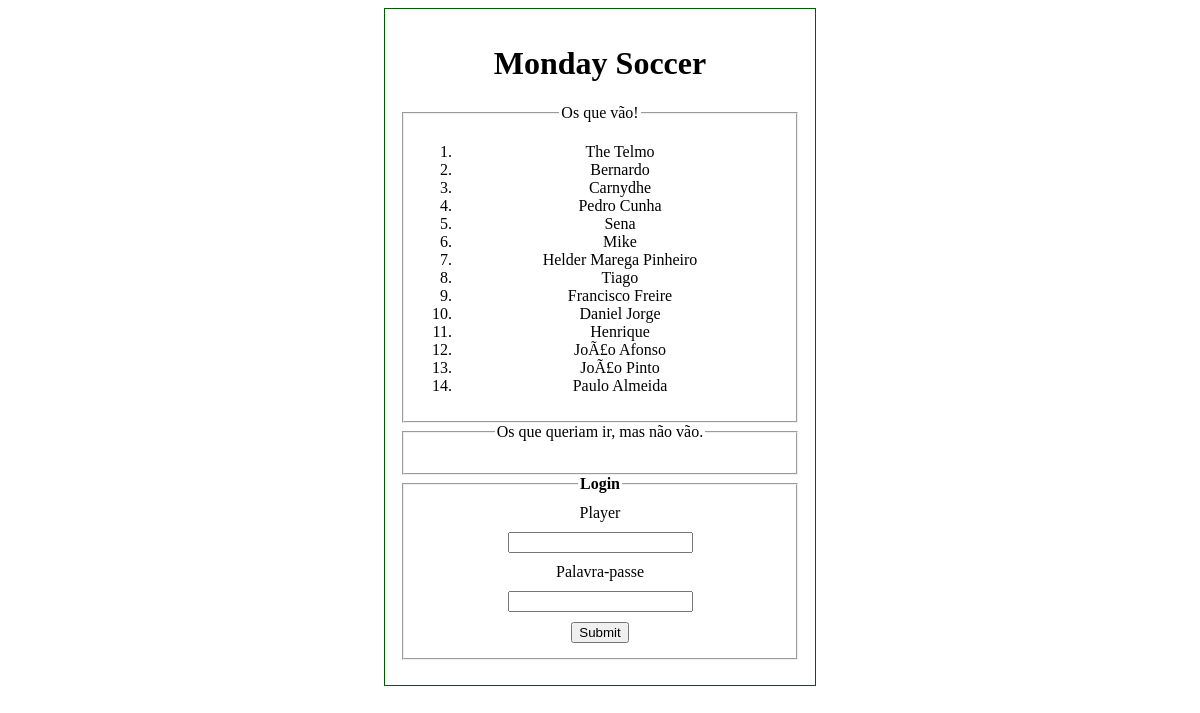
The page /site/index.php on the database its author committed.
### tables this page shows
CREATE TABLE `players` (
  `id` int(10) UNSIGNED NOT NULL,
  `player` varchar(45) NOT NULL,
  `timestamp` timestamp NOT NULL DEFAULT CURRENT_TIMESTAMP ON UPDATE CURRENT_TIMESTAMP
);

### site/php/functions.php (called while the page is built, shortened)
<?php
function getPlayers()
{
        include ('php/config.php');
        include_once('php/MySQL.php');
        $db = new MySQL($dbhost,$dbname,$dbuser,$dbpass);
        return $db->query("SELECT * from players ORDER BY timestamp");
}
function isLoggedIn()
{
        $result = false;
        return $result;
}
?>

### site/php/MySQL.php (called while the page is built, shortened)
<?php
class MySQL {
	var $_host = "";
	var $_user = "";
	var $_password = "";
	var $_linkID = 0;
	function MySQL($host,$database,$user,$password) {
		$this->_host = $host;
		$this->_user = $user;
		$this->_password = $password;
	}
	function _connect() {
		if ($this->_linkID==0) {
			$this->_linkID = @mysql_pconnect($this->_host, $this->_user, $this->_password);
		}
	}
	function query($sql) {
		$this->_queryID = mysql_query($sql,$this->_linkID);
		return $this->_queryID;
	}
}
?>

### site/index.php (the view, shortened to what this page needs)
<!DOCTYPE html PUBLIC "-//W3C//DTD XHTML 1.0 Transitional//EN" "http://www.w3.org/TR/xhtml1/DTD/xhtml1-transitional.dtd">
<html>
	<head>
		<link href="css/style.css" rel="stylesheet" type="text/css" />
	</head>
	<body>
	<div id="wrapper">
		<h1>Monday Soccer</h1>
		<fieldset title="Players">
			<legend>Os que v&atilde;o!</legend>
			<ol>
				<?php
					include_once "php/functions.php";
					$result = getPlayers();
                                        $counter = 0;
                                        $breaked = false;
					if(isLoggedIn())
					{
						while($row=mysql_fetch_array($result, MYSQL_ASSOC))
						{
							echo "<li>".$row['player']." &nbsp; <a href=\"php/removePlayer.php?id=".$row['id']."\">remove</a></li>";
                                                        $counter++;
                                                        if($counter > 13)
                                                        {
                                                            $breaked = true;
                                                            break;
                                                        }
						}
					}
					else
					{
						while($row=mysql_fetch_array($result, MYSQL_ASSOC))
						{
							echo "<li>".$row['player']."</li>";
                                                        $counter++;
                                                        if($counter > 13)
                                                        {
                                                            $breaked = true;
                                                            break;
                                                        }
						}
					}
				?>
			</ol>
		</fieldset>
                <?php
                    if($breaked)
                    {
                        echo "<fieldset title=\"Substitutes\"><legend>Os que queriam ir, mas n&atilde;o v&atilde;o.</legend><ol>";
                    }
                    echo "</ol></fieldset>";
                ?>
		<?php
		if(isLoggedIn())
		{
		?>
				<form method="post" action="php/addPlayer.php">
				<fieldset>
					<legend>Vais jogar?</legend>
					<ol>
						<li><label>O meu nome pr&oacute;prio:</label></li>
						<li><input name="player" type="text" /></li>
						<li><label>Escreve alguma javardeira (opcional)</label></li>
						<li><textarea name="mailTxt" rows="4" cols="20"></textarea></li>
						<li><input type="submit" value="Adoro o bigode do gajo careca!" /></li>
					</ol>
				</fieldset>
				</form>
				<?php
				if($_SESSION['profile'] == 'admin')
				{
				?>
                                    <form method="post" action="php/newEvent.php">
                                        <fieldset>
                                                <legend>New Event?</legend>
                                                <ol>
                                                        <li><label>O Amigo vai jogar um joguinho novo?</label></li>
                                                        <li><label>Coloca aqui o subject do email (opcional)</label></li>
                                                        <li><input name="subject" type="text" /></li>
                                                        <li><input type="submit" value="Vou, vou" /></li>
                                                </ol>
                                        </fieldset>
                                    </form>
				<?php
				} ?>
				Logged in as <u><?php echo $_SESSION['name'] ?></u><br/> <a href="php/logout.php">Logout</a>
		<?php
		}
		else
		{
		?>
			<form method="post" action="php/login.php">
				<fieldset>
					<legend>Login</legend>
					<ol>
						<li><label for="username">Player</label></li>
						<li><input name="username" type="text" /></li>
						<li><label for="password">Palavra-passe</label></li>
						<li><input name="password" type="password" /></li>
						<li><input type="submit"  value="Submit"/></li>
					</ol>
				</fieldset>
			</form>
  <?php } ?>
	</div>
	</body>
</html>

### site/css/style.css (style rules this page uses)
#wrapper { border: 1px #015b01 solid; padding: 15px; width: 400px; text-align: center; margin: 0 auto; }
form fieldset { margin-bottom: 10px; }
form legend { padding: 0 2px; font-weight: bold; }
form label { display: inline-block; line-height: 1; vertical-align: text-bottom; }
form fieldset ol { margin: 0; padding: 0; }
form fieldset li { list-style: none; padding: 5px; margin: 0; }
form label { width: 220px; }

### rows shown on the page
players: player "The Telmo"
players: player "Bernardo"
players: player "Carnydhe"
players: player "Pedro Cunha"
players: player "Sena"
players: player "Mike"
players: player "Helder Marega Pinheiro"
players: player "Tiago"
players: player "Francisco Freire"
players: player "Daniel Jorge"
players: player "Henrique"
players: player "JoÃ£o Afonso"
players: player "JoÃ£o Pinto"
players: player "Paulo Almeida"
